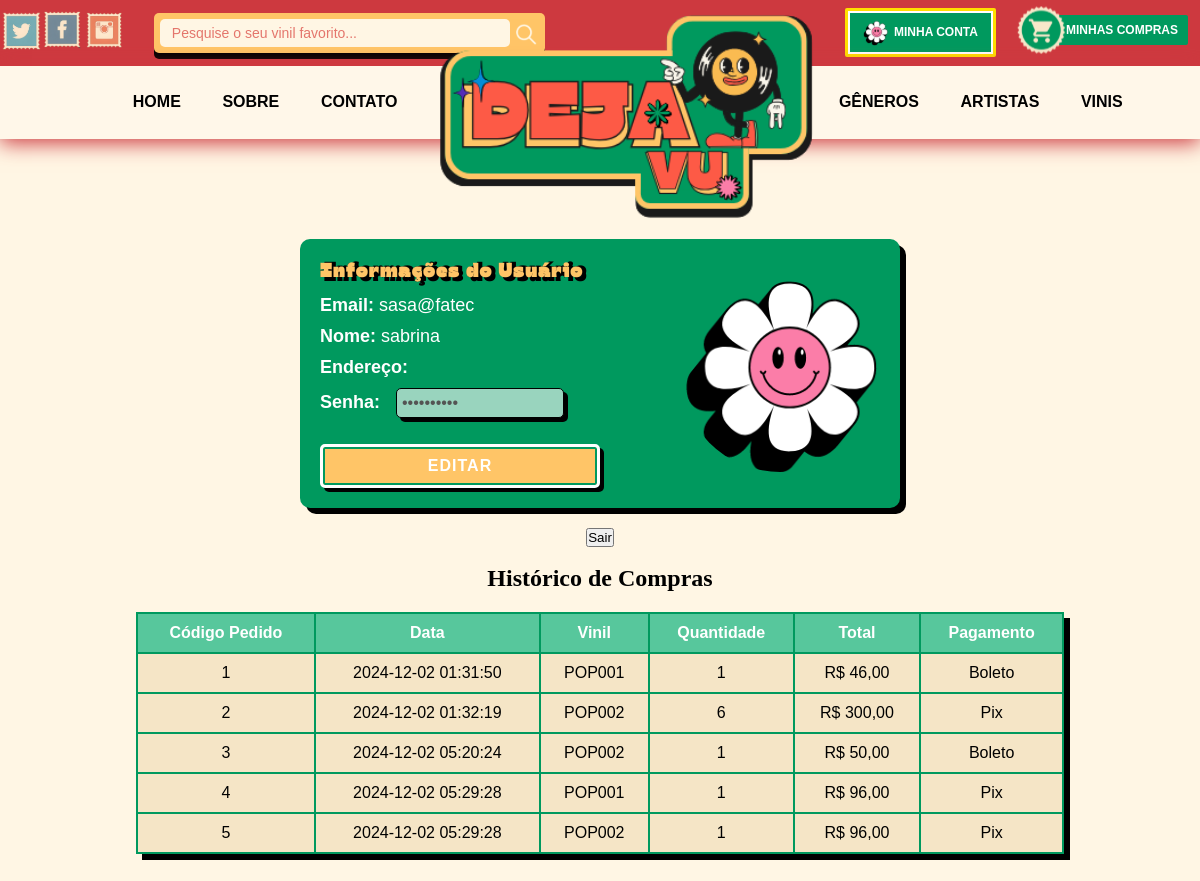
Screenshot of /minhaConta.php (signed in) with the database file from the repository.
### tables this page shows
CREATE TABLE `cliente` (
  `nm_email` varchar(277) DEFAULT NULL,
  `cd_cliente` int(11) NOT NULL,
  `nm_usuario` varchar(277) DEFAULT NULL,
  `nm_senha` varchar(277) DEFAULT NULL,
  `nm_endereco` varchar(277) DEFAULT NULL
);

CREATE TABLE `pagamento_pedido` (
  `cd_pagamento` int(11) NOT NULL,
  `vl_pagamento` decimal(10,2) DEFAULT NULL,
  `dt_pagamento` datetime DEFAULT NULL,
  `nm_metodo_pagamento` varchar(255) DEFAULT NULL,
  `vl_total_pedido` decimal(10,2) DEFAULT NULL,
  `cd_cliente` int(11) DEFAULT NULL,
  `cd_vinil` varchar(277) DEFAULT NULL,
  `quantidade` int(11) DEFAULT NULL
);

### minhaConta.php (the view, shortened to what this page needs)
<?php
require 'conexao.php';
$emailUsuario = $_SESSION['login'];
$sqlCliente = "SELECT nm_email, nm_usuario, nm_endereco, cd_cliente FROM cliente WHERE nm_email = :email";
$stmt = $pdo->prepare($sqlCliente);
$stmt->bindParam(':email', $emailUsuario);
$stmt->execute();
$cliente = $stmt->fetch(PDO::FETCH_ASSOC);
$sqlCompras = "
    SELECT
        p.cd_pagamento,
        p.dt_pagamento,
        p.cd_vinil,
        p.quantidade,
        p.vl_total_pedido,
        p.nm_metodo_pagamento
    FROM pagamento_pedido p
    JOIN cliente c ON p.cd_cliente = c.cd_cliente
    WHERE c.nm_email = :email
";
$stmtCompras = $pdo->prepare($sqlCompras);
$stmtCompras->bindParam(':email', $emailUsuario);
$stmtCompras->execute();
$compras = $stmtCompras->fetchAll(PDO::FETCH_ASSOC);
?>
<!DOCTYPE html>
<html lang="en">
<head>
   <link rel="stylesheet" href="css\minhaConta.css">
   <link href='https://unpkg.com/boxicons@2.1.4/css/boxicons.min.css' rel='stylesheet'>
</head>
<body>
    <header id="home">
        <div class="top">
            <div class="container">
                <ul class="lang">
                    <div class="sociais">
                    <li><a href="#"><img src="assets/images/redes1.svg"></a></li>
                    <li><a href="#"><img src="assets/images/redes2.svg"></a></li>
                    <li><a href="#"><img src="assets/images/redes3.svg"></a></li>
                </div>
                    <div class="barra_pesquisa">
                      <li>
                    <input type="search" class="input_pesquisa"placeholder="Pesquise o seu vinil favorito...">
                    <button type="submit" class="botao_pesquisa"><img src="assets/images/pesquisa_img.svg" alt=""></button>
                    </li>
                     </div>
                </ul>
                <div class="botao_container">
                <ul class="botoes_user">
                    <li> <a href="minhaConta.php"><button href="#" class="perfil_usuario"><img src="assets/images/minha conta.svg" ><p>Minha Conta</p></button></li></a>
                    <li> <a href="carrinho.php"><button href="#" class="carrinho_compras"><img src="assets/images/minhas_compras.svg" ><p>Minhas Compras</p></button></li></a>
                </ul>
                </div>
            </div>
        </div>
        <nav>
            <div class="container_nav">
                <a href="" class="logo">
                    <img src="assets/images/deja_vu 1.svg" >
                </a>
                <ul class="menuLista" >
                    <li><a href="index.php#home" onclick="menuShow()">Home</a></li>
                    <li><a href="#sobre-nos" onclick="menuShow()">Sobre </a></li>
                    <li><a href="#contato" class="especial2" onclick="menuShow()">Contato</a></li>
                    <li><a href="index.php#cards_generosMusicas" class="especial" onclick="menuShow()">Gêneros</a></li>
                    <li><a href="artistas.php" onclick="menuShow()">Artistas</a></li>
                    <li><a href="vinis_produtos.php" onclick="menuShow()">Vinis</a></li>
                </ul>
            </div>
        </nav>
    </header>
    <section class="conta">
    <div class="containerConta">
        <div class="info">
            <h2>Informações do Usuário</h2>
            <p><strong>Email:</strong> <span id="email"><?= htmlspecialchars($cliente['nm_email']) ?></span></p>
            <p><strong>Nome:</strong> <span id="nome"><?= htmlspecialchars($cliente['nm_usuario']) ?></span></p>
            <p><strong>Endereço:</strong> <span id="endereco"><?= htmlspecialchars($cliente['nm_endereco']) ?></span></p>
            <p><strong>Senha:</strong><input type="password" id="senha" value="**********" disabled></p>
            <button class="botao-editar" onclick="abrirModal()">Editar</button>
        </div>
        <div class="imagem">
            <img src="assets/images/minha conta.svg" alt="Imagem de perfil">
        </div>
    </div>
    <form action="destroy.php" method="POST">
    <button type="submit" class="btn-logout" >Sair</button>
    </form>
    <br>
<h2>Histórico de Compras</h2>
    <table class="tabela">
        <thead>
            <tr>
                <th>Código Pedido</th>
                <th>Data</th>
                <th>Vinil</th>
                <th>Quantidade</th>
                <th>Total</th>
                <th>Pagamento</th>
            </tr>
        </thead>
        <tbody>
            <?php foreach ($compras as $compra): ?>
                <tr>
                    <td><?= htmlspecialchars($compra['cd_pagamento']) ?></td>
                    <td><?= htmlspecialchars($compra['dt_pagamento']) ?></td>
                    <td><?= htmlspecialchars($compra['cd_vinil']) ?></td>
                    <td><?= htmlspecialchars($compra['quantidade']) ?></td>
                    <td>R$ <?= number_format($compra['vl_total_pedido'], 2, ',', '.') ?></td>
                    <td><?= htmlspecialchars($compra['nm_metodo_pagamento']) ?></td>
                </tr>
            <?php endforeach; ?>
        </tbody>
    </table>
</section>
</body>
</html>

### rows the page displays
cliente: nm_email "sasa@fatec", nm_usuario "sabrina"
pagamento_pedido: cd_pagamento "1", dt_pagamento "2024-12-02 01:31:50", cd_vinil "POP001", quantidade "1", vl_total_pedido "46,00", nm_metodo_pagamento "Boleto"
pagamento_pedido: cd_pagamento "2", dt_pagamento "2024-12-02 01:32:19", cd_vinil "POP002", quantidade "6", vl_total_pedido "300,00", nm_metodo_pagamento "Pix"
pagamento_pedido: cd_pagamento "3", dt_pagamento "2024-12-02 05:20:24", cd_vinil "POP002", quantidade "1", vl_total_pedido "50,00", nm_metodo_pagamento "Boleto"
pagamento_pedido: cd_pagamento "4", dt_pagamento "2024-12-02 05:29:28", cd_vinil "POP001", quantidade "1", vl_total_pedido "96,00", nm_metodo_pagamento "Pix"
pagamento_pedido: cd_pagamento "5", dt_pagamento "2024-12-02 05:29:28", cd_vinil "POP002", quantidade "1", vl_total_pedido "96,00", nm_metodo_pagamento "Pix"
